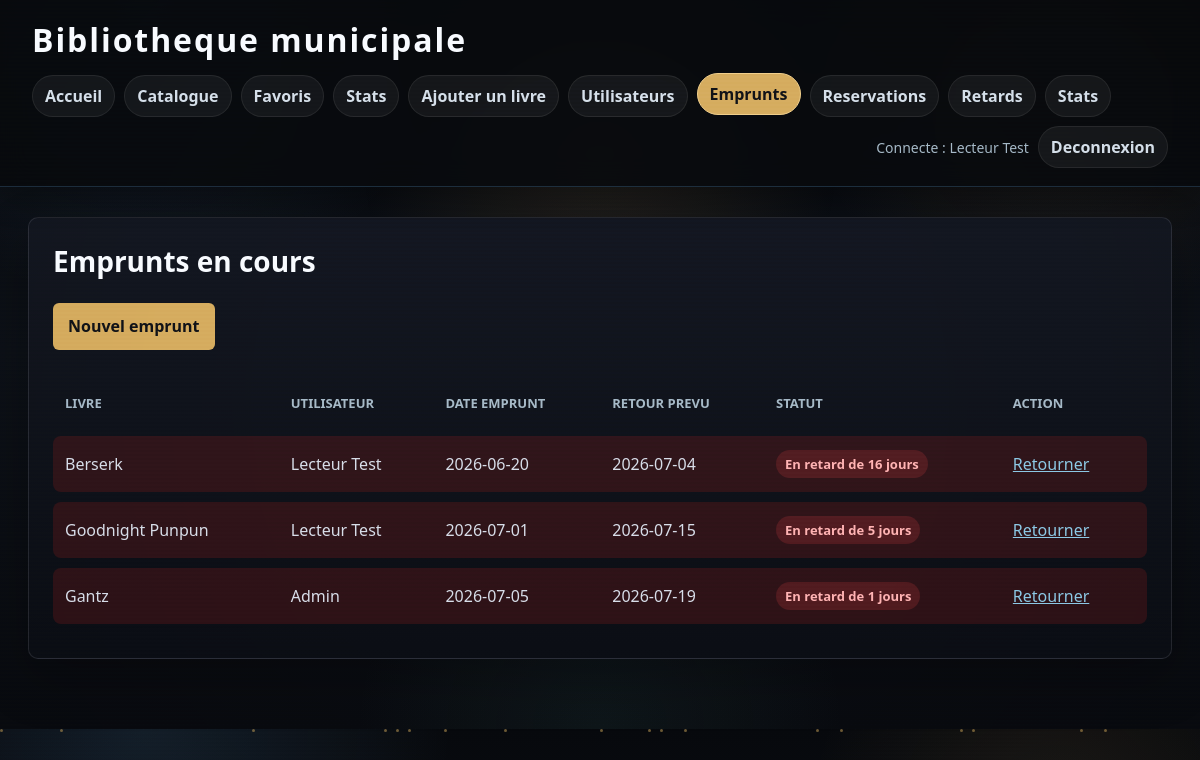
Page /emprunts.php (signed in) on the committed database.
### tables this page shows
CREATE TABLE emprunts (
    id INT AUTO_INCREMENT PRIMARY KEY,
    livre_id INT NOT NULL,
    utilisateur_id INT NOT NULL,
    date_emprunt DATE NOT NULL,
    date_retour_prevue DATE NOT NULL,
    date_retour_effective DATE NULL,
    statut VARCHAR(30) NOT NULL DEFAULT 'en_cours',
    FOREIGN KEY (livre_id) REFERENCES livres(id),
    FOREIGN KEY (utilisateur_id) REFERENCES utilisateurs(id)
);

CREATE TABLE livres (
    id INT AUTO_INCREMENT PRIMARY KEY,
    titre VARCHAR(200) NOT NULL,
    auteur VARCHAR(150) NOT NULL,
    isbn VARCHAR(30) NOT NULL UNIQUE,
    annee_publication INT NULL,
    resume TEXT,
    categorie_id INT,
    disponible TINYINT(1) NOT NULL DEFAULT 1,
    couverture VARCHAR(255) NULL,
    FOREIGN KEY (categorie_id) REFERENCES categories(id)
);

CREATE TABLE utilisateurs (
    id INT AUTO_INCREMENT PRIMARY KEY,
    nom VARCHAR(100) NOT NULL,
    email VARCHAR(150) NOT NULL UNIQUE,
    mot_de_passe VARCHAR(255) NOT NULL,
    actif TINYINT(1) NOT NULL DEFAULT 1
);

### public/emprunts.php (the view, shortened to what this page needs)
<?php
$pdo = connexionBDD();
$sql = "SELECT emprunts.*, livres.titre, utilisateurs.nom, DATEDIFF(CURDATE(), emprunts.date_retour_prevue) AS jours_retard
        FROM emprunts
        INNER JOIN livres ON emprunts.livre_id = livres.id
        INNER JOIN utilisateurs ON emprunts.utilisateur_id = utilisateurs.id
        WHERE emprunts.statut = 'en_cours'
        ORDER BY emprunts.date_retour_prevue";
$emprunts = $pdo->query($sql)->fetchAll(PDO::FETCH_ASSOC);
include __DIR__ . '/../templates/header.php';
?>
<section class="bloc">
    <h2>Emprunts en cours</h2>
    <p><a class="bouton" href="ajouter_emprunt.php">Nouvel emprunt</a></p>
    <?php if (count($emprunts) === 0): ?>
        <p>Aucun emprunt en cours.</p>
    <?php else: ?>
        <table>
            <thead>
                <tr>
                    <th>Livre</th>
                    <th>Utilisateur</th>
                    <th>Date emprunt</th>
                    <th>Retour prevu</th>
                    <th>Statut</th>
                    <th>Action</th>
                </tr>
            </thead>
            <tbody>
                <?php foreach ($emprunts as $emprunt): ?>
                    <tr class="<?= (int) $emprunt['jours_retard'] > 0 ? 'ligne-retard' : '' ?>">
                        <td data-label="Livre"><?= htmlspecialchars($emprunt['titre']) ?></td>
                        <td data-label="Utilisateur"><?= htmlspecialchars($emprunt['nom']) ?></td>
                        <td data-label="Date emprunt"><?= htmlspecialchars($emprunt['date_emprunt']) ?></td>
                        <td data-label="Retour prevu"><?= htmlspecialchars($emprunt['date_retour_prevue']) ?></td>
                        <td data-label="Statut">
                            <?php if ((int) $emprunt['jours_retard'] > 0): ?>
                                <span class="indisponible">En retard de <?= (int) $emprunt['jours_retard'] ?> jours</span>
                            <?php else: ?>
                                <span class="disponible">En cours</span>
                            <?php endif; ?>
                        </td>
                        <td data-label="Action"><a href="retour_emprunt.php?id=<?= (int) $emprunt['id'] ?>">Retourner</a></td>
                    </tr>
                <?php endforeach; ?>
            </tbody>
        </table>
    <?php endif; ?>
</section>
<?php include __DIR__ . '/../templates/footer.php'; ?>

### public/assets/css/style.css (style rules this page uses)
* { box-sizing: border-box; }
html { scroll-behavior: smooth; }
body { margin: 0; font-family: "Segoe UI", Arial, Helvetica, sans-serif; background: radial-gradient(circle at 12% 0%, rgba(116, 192, 252, 0.12), transparent 24%), radial-gradient(circle at 88% 12%, rgba(214, 173, 96, 0.1), transparent 20%), radial-gradient(circle at 50% 100%, rgba(79, 157, 143, 0.08), transparent 26%), linear-gradient(180deg, #07090d 0%, #0d1118 48%, #090b10 100%); color: #d8dee9; --souris-x: 50%; --souris-y: 20%; }
body::before { content: ""; position: fixed; inset: 0; pointer-events: none; background: radial-gradient(circle at var(--souris-x) var(--souris-y), rgba(214, 173, 96, 0.12), transparent 240px); z-index: -1; }
body::after { content: ""; position: fixed; inset: 0; pointer-events: none; background: linear-gradient(rgba(255, 255, 255, 0.035) 50%, rgba(0, 0, 0, 0.09) 50%), radial-gradient(circle at center, transparent 48%, rgba(0, 0, 0, 0.24) 100%); background-size: 100% 4px, 100% 100%; opacity: 0.28; mix-blend-mode: soft-light; z-index: 90; animation: crtFlicker 2.8s infinite; }
.bloc { background: linear-gradient(180deg, rgba(20, 24, 33, 0.98), rgba(11, 14, 20, 0.98)), #141821; padding: 24px; border: 1px solid rgba(216, 222, 233, 0.12); border-radius: 10px; box-shadow: 0 20px 50px rgba(0, 0, 0, 0.25); }
h2 { margin-top: 0; color: #f8fbff; font-size: 28px; }
p { line-height: 1.55; }
a { color: #8ecae6; }
table { width: 100%; border-collapse: separate; border-spacing: 0 10px; margin-top: 20px; }
th, td { padding: 14px 12px; text-align: left; vertical-align: middle; }
th { color: #a7bac8; font-size: 13px; text-transform: uppercase; }
tbody tr { background: rgba(15, 23, 42, 0.86); border: 1px solid rgba(148, 163, 184, 0.12); transition: transform 0.18s ease, background 0.18s ease, box-shadow 0.18s ease; }
td:first-child { border-radius: 8px 0 0 8px; }
td:last-child { border-radius: 0 8px 8px 0; }
button, .bouton { display: inline-block; background: #d6ad60; color: #111318; border: 0; border-radius: 6px; padding: 11px 15px; text-decoration: none; cursor: pointer; font-weight: bold; transition: transform 0.18s ease, filter 0.18s ease, box-shadow 0.18s ease; }
td a { display: inline-block; margin-right: 8px; }
.revele { opacity: 0; transform: translateY(14px); transition: opacity 0.45s ease, transform 0.45s ease; }
.revele.visible { opacity: 1; transform: translateY(0); }
.disponible, .indisponible { display: inline-block; padding: 5px 9px; border-radius: 999px; font-size: 13px; font-weight: bold; }
.indisponible { color: #ffb4b4; background: rgba(239, 68, 68, 0.18); }
.ligne-retard { background: rgba(127, 29, 29, 0.3); }

### rows in the picture
emprunts: livre.titre "Berserk", utilisateur.nom "Lecteur Test", date_emprunt "2026-06-20", date_retour_prevue "2026-07-04", jours_retard "16"
emprunts: livre.titre "Goodnight Punpun", utilisateur.nom "Lecteur Test", date_emprunt "2026-07-01", date_retour_prevue "2026-07-15", jours_retard "5"
emprunts: livre.titre "Gantz", utilisateur.nom "Admin", date_emprunt "2026-07-05", date_retour_prevue "2026-07-19", jours_retard "1"

### other values in the picture
nomUtilisateur() "Lecteur Test"
